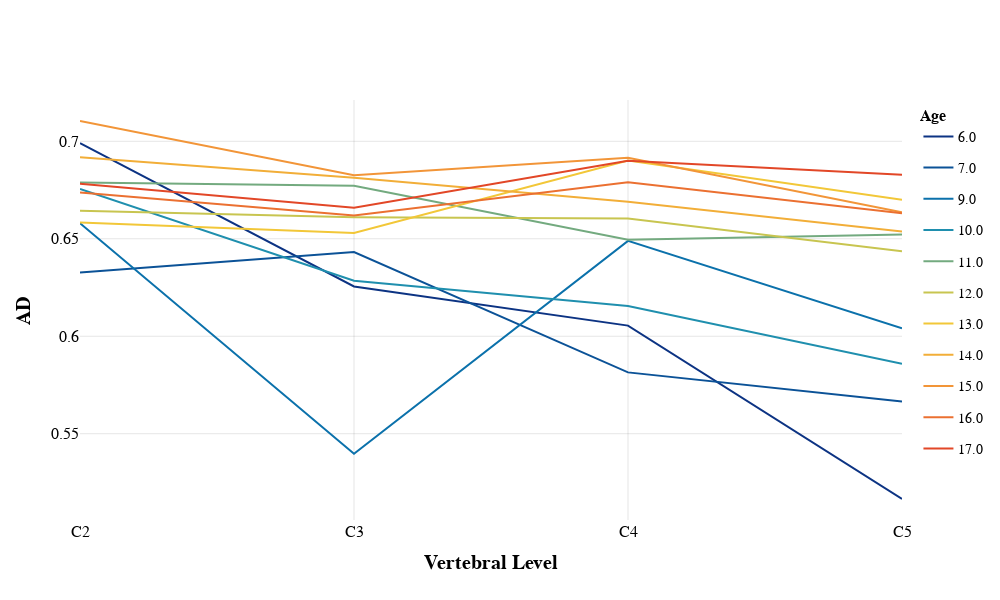

Here is the notebook cell this chart was saved with:
### Code cell
plot_morphometrics(DTI_df['FA'], 'AD')

### Figure 1 — Plotly figure (JSON) as saved in the notebook; plotly's stock layout.template omitted (floating-point values rounded to 4 significant figures)
{"data": [{"legendgroup": "Age 6.0", "line": {"color": "rgb(12, 51, 131)", "width": 2}, "marker": {"size": 6}, "mode": "lines", "name": "6.0", "type": "scatter", "x": [2, 3, 4, 5], "y": [0.699, 0.6256, 0.6055, 0.5165]}, {"legendgroup": "Age 7.0", "line": {"color": "rgb(11, 82, 151)", "width": 2}, "marker": {"size": 6}, "mode": "lines", "name": "7.0", "type": "scatter", "x": [2, 3, 4, 5], "y": [0.6327, 0.6432, 0.5815, 0.5666]}, {"legendgroup": "Age 9.0", "line": {"color": "rgb(11, 113, 171)", "width": 2}, "marker": {"size": 6}, "mode": "lines", "name": "9.0", "type": "scatter", "x": [2, 3, 4, 5], "y": [0.6579, 0.5397, 0.6489, 0.6041]}, {"legendgroup": "Age 10.0", "line": {"color": "rgb(31, 143, 174)", "width": 2}, "marker": {"size": 6}, "mode": "lines", "name": "10.0", "type": "scatter", "x": [2, 3, 4, 5], "y": [0.6755, 0.6285, 0.6155, 0.5859]}, {"legendgroup": "Age 11.0", "line": {"color": "rgb(115, 170, 127)", "width": 2}, "marker": {"size": 6}, "mode": "lines", "name": "11.0", "type": "scatter", "x": [2, 3, 4, 5], "y": [0.6788, 0.6772, 0.6495, 0.6522]}, {"legendgroup": "Age 12.0", "line": {"color": "rgb(200, 197, 80)", "width": 2}, "marker": {"size": 6}, "mode": "lines", "name": "12.0", "type": "scatter", "x": [2, 3, 4, 5], "y": [0.6644, 0.661, 0.6604, 0.6436]}, {"legendgroup": "Age 13.0", "line": {"color": "rgb(242, 199, 56)", "width": 2}, "marker": {"size": 6}, "mode": "lines", "name": "13.0", "type": "scatter", "x": [2, 3, 4, 5], "y": [0.6584, 0.6529, 0.6902, 0.67]}, {"legendgroup": "Age 14.0", "line": {"color": "rgb(242, 174, 56)", "width": 2}, "marker": {"size": 6}, "mode": "lines", "name": "14.0", "type": "scatter", "x": [2, 3, 4, 5], "y": [0.6918, 0.6813, 0.669, 0.6537]}, {"legendgroup": "Age 15.0", "line": {"color": "rgb(242, 149, 56)", "width": 2}, "marker": {"size": 6}, "mode": "lines", "name": "15.0", "type": "scatter", "x": [2, 3, 4, 5], "y": [0.7104, 0.6826, 0.6916, 0.6635]}, {"legendgroup": "Age 16.0", "line": {"color": "rgb(235, 112, 49)", "width": 2}, "marker": {"size": 6}, "mode": "lines", "name": "16.0", "type": "scatter", "x": [2, 3, 4, 5], "y": [0.6737, 0.6619, 0.6789, 0.6631]}, {"legendgroup": "Age 17.0", "line": {"color": "rgb(226, 71, 39)", "width": 2}, "marker": {"size": 6}, "mode": "lines", "name": "17.0", "type": "scatter", "x": [2, 3, 4, 5], "y": [0.6782, 0.6659, 0.69, 0.6829]}], "layout": {"height": 600, "legend": {"font": {"color": "black", "family": "Arial", "size": 14}, "title": {"font": {"color": "black", "family": "Arial", "size": 16, "weight": "bold"}, "text": "Age"}}, "title": {"text": " "}, "width": 1000, "xaxis": {"gridcolor": "rgba(0, 0, 0, 0.1)", "tickangle": 0, "tickcolor": "black", "tickfont": {"color": "black", "family": "Arial", "size": 16}, "tickmode": "array", "ticktext": ["C2", "C3", "C4", "C5"], "tickvals": [2, 3, 4, 5], "title": {"font": {"color": "black", "family": "Arial", "size": 20, "weight": "bold"}, "text": "Vertebral Level"}}, "yaxis": {"gridcolor": "rgba(0, 0, 0, 0.1)", "tickcolor": "black", "tickfont": {"color": "black", "family": "Arial", "size": 16}, "title": {"font": {"color": "black", "family": "Arial", "size": 20, "weight": "bold"}, "text": "AD"}}}}
